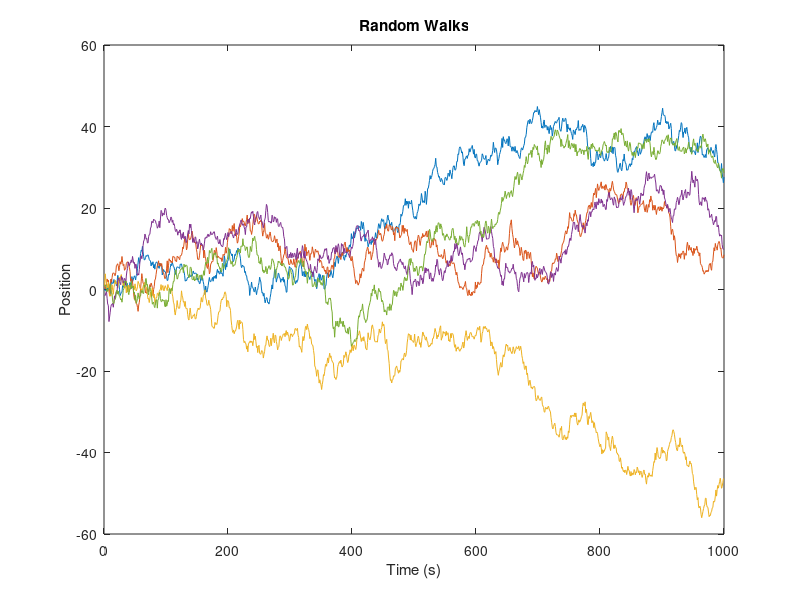

MATLAB code for this plot:
%% Example MATLAB File for |enjaden|
% 
% This is an example of a MATLAB file which publishes nicely to Jade via
% the |enjaden| tool. It shows what types of paragraph styles and inline
% markup are possible, like *bold* and _italic_ markup.
%
% New paragraphs will each get their own &lt;p&gt; tag.
%
% It shows <https://github.com/tuckermcclure/m2jade links>. Links are only
% captured when they look like the above. Note that < this > will note show
% up as a link, and neither will <strong>this</strong>.
%
% There are numerous paragraph styles, such as code blocks:
%
%   code
%   line 2: code
%   line 3: code
%
% and preformatted text:
%
%  PRE
%     TEXT
%
% There are also the expected ordered and unordered lists. Note that these
% must be offset with a spacer line so that they can be differentiated from
% *bold* inline text that happens to start a new line.
%
% * This is the first part of the list.
% * This is the second part. It's longer than the first. In fact, it's so
%   long that it extends to a new line, without breaking the list.
% * This is the third and final thing.
%
% Numbered lists work the same way:
%
% # Thing 1
% # Thing 2
% # Thing 3

%% Some Actual Code
% 
% Here in this section (marked with %%), we'll include some actual code.
% When |enjaden| comes across this, it will evaluate it and show the
% resulting command window output and figures, just below the code.

% Make a series of random walks.
t = 1:1000;
y = cumsum(randn(5, length(t)), 2);
y(:, end)

% Plot some things.
figure(1);
clf();
plot(t, y);
xlabel('Time');
ylabel('Position');
title('Random Walks');

%% Second Section
% In this section, we'll highlight that you don't *always* have to skip a
% line between the header and paragraph. But we might want to before
% inserting an image so that it will get its own line and not be part of
% the paragraph:
% 
% <<https://github.com/tuckermcclure/m2jade/blob/master/ml2jade-logo.png>>

%%
% Note that the location of the image can be absolute or relative to the 
% file.

%% Section the Third
%
% Note that any time you change a figure, it gets included in the output.
% Let's add some units to the x axis.

xlabel('Time (s)');

%%
% By the way, we can keep adding paragraphs by making new %% sections and
% just not giving them headers.

%% A Demonstration of Equations
% 
% This part is pretty fun. _We're going to show how to use MathJax for 
% equations_! This looks way better than what |publish| does. (Also, note
% that the inline markup in this paragraph spans multiple lines; it's still
% detected correctly.)
%
% Inline equations use single dollar signs, like $x$. Let's discuss in more
% detail in a _display equation_:
%
% $$x = f(x)$$
%
% Looks nice, right? The only downside to using MathJax is that one must be
% connected to the internet. So if you're publishing a MATLAB file to Jade
% from a desert island (or, more likely, on some ancient plane that doesn't
% give you free wifi), you won't be able to see your equations.

%%
% This concludes the example. See |ml2jade_example.jade| for an example of
% a Jade file ready to have its MATLAB sections evaluated and inserted into
% a new Jade file.
